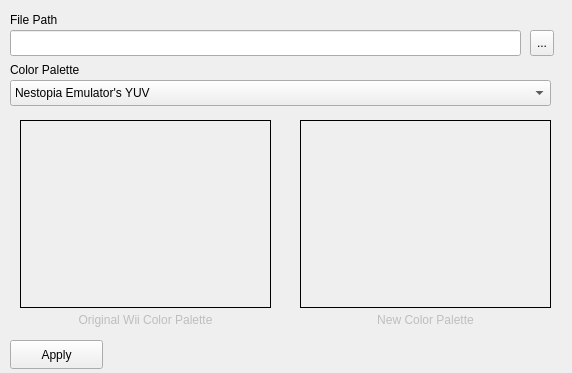
<?xml version="1.0" encoding="UTF-8"?>
<ui version="4.0">
 <class>MainWindow</class>
 <widget class="QMainWindow" name="MainWindow">
  <property name="geometry">
   <rect>
    <x>0</x>
    <y>0</y>
    <width>572</width>
    <height>373</height>
   </rect>
  </property>
  <property name="minimumSize">
   <size>
    <width>572</width>
    <height>373</height>
   </size>
  </property>
  <property name="maximumSize">
   <size>
    <width>572</width>
    <height>373</height>
   </size>
  </property>
  <property name="windowTitle">
   <string>Wii VC NES Color Palette Tool</string>
  </property>
  <property name="iconSize">
   <size>
    <width>24</width>
    <height>24</height>
   </size>
  </property>
  <property name="toolButtonStyle">
   <enum>Qt::ToolButtonStyle::ToolButtonIconOnly</enum>
  </property>
  <widget class="QWidget" name="centralwidget">
   <widget class="QLabel" name="fileLabel">
    <property name="geometry">
     <rect>
      <x>10</x>
      <y>10</y>
      <width>71</width>
      <height>20</height>
     </rect>
    </property>
    <property name="text">
     <string>File Path</string>
    </property>
   </widget>
   <widget class="QLineEdit" name="fileText">
    <property name="geometry">
     <rect>
      <x>10</x>
      <y>30</y>
      <width>511</width>
      <height>26</height>
     </rect>
    </property>
    <property name="readOnly">
     <bool>false</bool>
    </property>
   </widget>
   <widget class="QToolButton" name="fileSelectButton">
    <property name="geometry">
     <rect>
      <x>530</x>
      <y>30</y>
      <width>24</width>
      <height>26</height>
     </rect>
    </property>
    <property name="text">
     <string>...</string>
    </property>
   </widget>
   <widget class="QComboBox" name="paletteList">
    <property name="geometry">
     <rect>
      <x>10</x>
      <y>80</y>
      <width>541</width>
      <height>26</height>
     </rect>
    </property>
    <property name="focusPolicy">
     <enum>Qt::FocusPolicy::WheelFocus</enum>
    </property>
    <item>
     <property name="text">
      <string>Nestopia Emulator's YUV</string>
     </property>
    </item>
    <item>
     <property name="text">
      <string>Nestopia Emulator's RGB</string>
     </property>
    </item>
    <item>
     <property name="text">
      <string>FireBrandX's FBX Composite Direct</string>
     </property>
    </item>
    <item>
     <property name="text">
      <string>Wavebeam</string>
     </property>
    </item>
    <item>
     <property name="text">
      <string>Wavebeam (Alternative Version)</string>
     </property>
    </item>
    <item>
     <property name="text">
      <string>FCEUX NES Emulator's colorful NES</string>
     </property>
    </item>
    <item>
     <property name="text">
      <string>Original NES Wii VC</string>
     </property>
    </item>
    <item>
     <property name="text">
      <string>Restored NES Wii VC</string>
     </property>
    </item>
    <item>
     <property name="text">
      <string>Animal Crossing (GameCube) NES Emulator</string>
     </property>
    </item>
    <item>
     <property name="text">
      <string>Nintendo 3DS Virtual Console without dark enabled</string>
     </property>
    </item>
    <item>
     <property name="text">
      <string>NES Classic Mini</string>
     </property>
    </item>
    <item>
     <property name="text">
      <string>NES Remix U game series (Wii U) NES</string>
     </property>
    </item>
    <item>
     <property name="text">
      <string>Original Mega Man NES</string>
     </property>
    </item>
    <item>
     <property name="text">
      <string>Rockman 9 Modern NES</string>
     </property>
    </item>
    <item>
     <property name="text">
      <string>Mega Man Legacy Collection (Nintendo 3DS) Modern NES</string>
     </property>
    </item>
   </widget>
   <widget class="QLabel" name="paletteLabel">
    <property name="geometry">
     <rect>
      <x>10</x>
      <y>60</y>
      <width>91</width>
      <height>20</height>
     </rect>
    </property>
    <property name="text">
     <string>Color Palette</string>
    </property>
   </widget>
   <widget class="QLabel" name="oldPaletteLabel">
    <property name="enabled">
     <bool>false</bool>
    </property>
    <property name="geometry">
     <rect>
      <x>20</x>
      <y>310</y>
      <width>251</width>
      <height>20</height>
     </rect>
    </property>
    <property name="text">
     <string>Original Wii Color Palette</string>
    </property>
    <property name="alignment">
     <set>Qt::AlignmentFlag::AlignCenter</set>
    </property>
   </widget>
   <widget class="QLabel" name="newPaletteLabel">
    <property name="enabled">
     <bool>false</bool>
    </property>
    <property name="geometry">
     <rect>
      <x>300</x>
      <y>310</y>
      <width>251</width>
      <height>20</height>
     </rect>
    </property>
    <property name="text">
     <string>New Color Palette</string>
    </property>
    <property name="alignment">
     <set>Qt::AlignmentFlag::AlignCenter</set>
    </property>
   </widget>
   <widget class="QPushButton" name="patchButton">
    <property name="geometry">
     <rect>
      <x>10</x>
      <y>340</y>
      <width>93</width>
      <height>29</height>
     </rect>
    </property>
    <property name="text">
     <string>Apply</string>
    </property>
   </widget>
   <widget class="QLabel" name="originalImage">
    <property name="geometry">
     <rect>
      <x>20</x>
      <y>120</y>
      <width>251</width>
      <height>188</height>
     </rect>
    </property>
    <property name="frameShape">
     <enum>QFrame::Shape::Box</enum>
    </property>
    <property name="text">
     <string/>
    </property>
    <property name="pixmap">
     <pixmap resource="../images.qrc">:/images/original_wii_vc.png</pixmap>
    </property>
    <property name="scaledContents">
     <bool>true</bool>
    </property>
    <property name="wordWrap">
     <bool>false</bool>
    </property>
   </widget>
   <widget class="QLabel" name="newImage">
    <property name="geometry">
     <rect>
      <x>300</x>
      <y>120</y>
      <width>251</width>
      <height>188</height>
     </rect>
    </property>
    <property name="frameShape">
     <enum>QFrame::Shape::Box</enum>
    </property>
    <property name="text">
     <string/>
    </property>
    <property name="pixmap">
     <pixmap resource="../images.qrc">:/images/nestopia_yuv.png</pixmap>
    </property>
    <property name="scaledContents">
     <bool>true</bool>
    </property>
   </widget>
  </widget>
 </widget>
 <resources>
  <include location="../images.qrc"/>
  <include location="../images.qrc"/>
 </resources>
 <connections/>
</ui>
